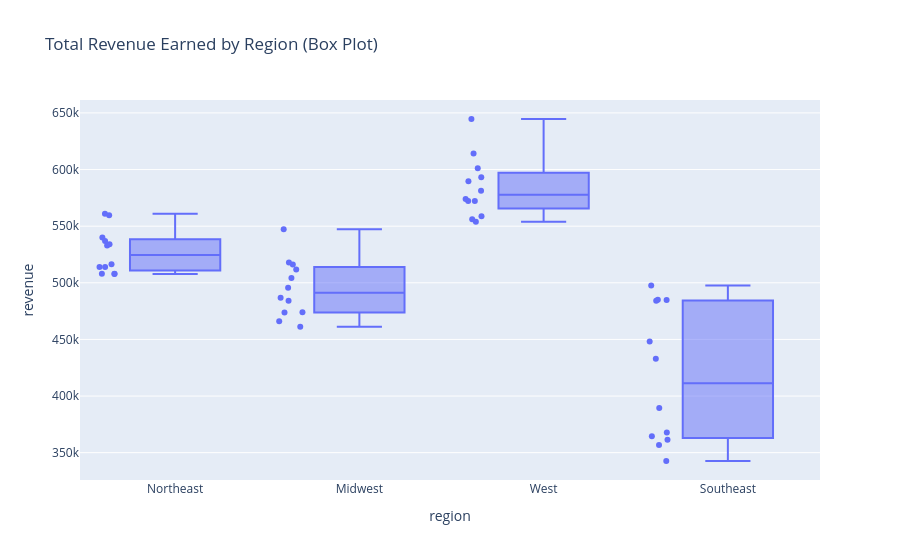

Write notebook code for a chart like this one.
### Code cell
#  Creating a box plot for the total revenue earned by region
fig = px.box(
    northwoodfresh,
    x="region",
    y="revenue",
    title="Total Revenue Earned by Region (Box Plot)",
    points="all",
)
fig.show()

### Figure 1 — Plotly figure (JSON) as saved in the notebook; plotly's stock layout.template omitted (floating-point values rounded to 4 significant figures)
{"data": [{"alignmentgroup": "True", "boxpoints": "all", "hovertemplate": "region=%{x}<br>revenue=%{y}<extra></extra>", "legendgroup": "", "marker": {"color": "#636efa"}, "name": "", "notched": false, "offsetgroup": "", "orientation": "v", "showlegend": false, "type": "box", "x": ["Northeast", "Northeast", "Northeast", "Northeast", "Northeast", "Northeast", "Northeast", "Northeast", "Northeast", "Northeast", "Northeast", "Northeast", "Midwest", "Midwest", "Midwest", "Midwest", "Midwest", "Midwest", "Midwest", "Midwest", "Midwest", "Midwest", "Midwest", "Midwest", "West", "West", "West", "West", "West", "West", "West", "West", "West", "West", "West", "West", "Southeast", "Southeast", "Southeast", "Southeast", "Southeast", "Southeast", "Southeast", "Southeast", "Southeast", "Southeast", "Southeast", "Southeast"], "x0": " ", "xaxis": "x", "y": [532900.0, 516400.0, 536800.0, 559600.0, 513900.0, 513900.0, 561100.0, 540000.0, 507800.0, 534100.0, 508000.0, 507900.0, 516200.0, 461200.0, 466000.0, 495700.0, 484200.0, 518000.0, 486800.0, 474000.0, 547400.0, 504200.0, 511700.0, 473700.0, 573900.0, 593300.0, 556000.0, 601100.0, 572300.0, 581400.0, 572200.0, 644600.0, 589600.0, 558800.0, 614300.0, 554000.0, 485000.0, 433000.0, 448100.0, 484700.0, 497700.0, 484100.0, 367900.0, 364400.0, 342600.0, 356700.0, 361500.0, 389600.0], "y0": " ", "yaxis": "y"}], "layout": {"boxmode": "group", "legend": {"tracegroupgap": 0}, "title": {"text": "Total Revenue Earned by Region (Box Plot)"}, "xaxis": {"anchor": "y", "domain": [0, 1], "title": {"text": "region"}}, "yaxis": {"anchor": "x", "domain": [0, 1], "title": {"text": "revenue"}}}}
